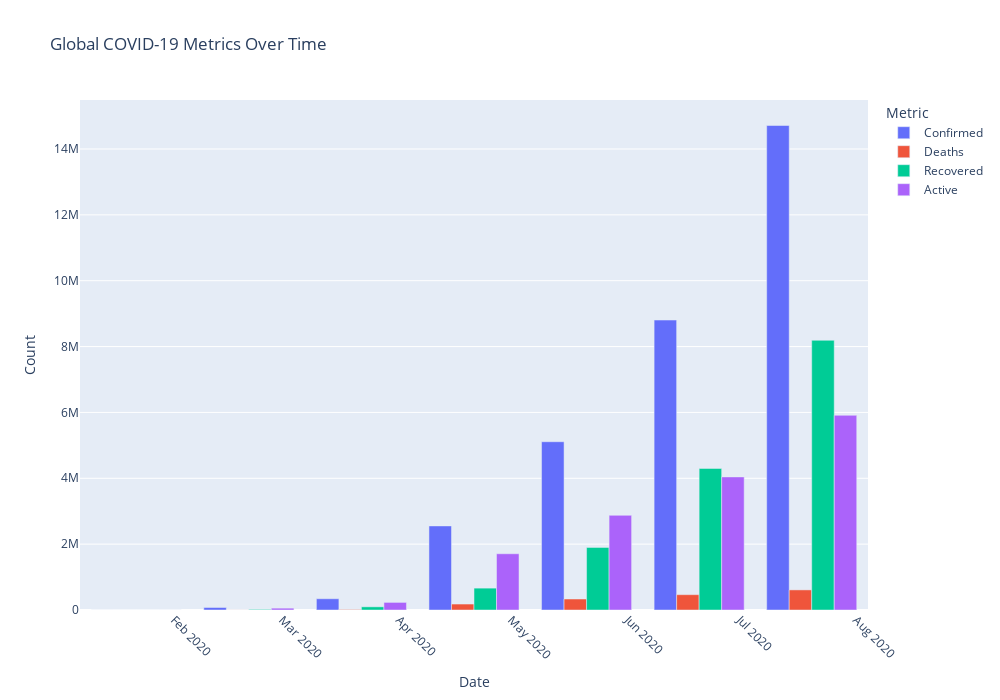

This figure's notebook cell:
### Markdown cell above
### Visualizing global data

### Code cell
import plotly.express as px

# Subset the global data for selected dates (every 30 days)
selected_dates = global_data['Date'][::30]
global_filtered = global_data[global_data['Date'].isin(selected_dates)]

global_melted_filtered = global_filtered.melt(
    id_vars='Date', value_vars=['Confirmed', 'Deaths', 'Recovered', 'Active'],
    var_name='Metric', value_name='Count'
)

fig_global = px.bar(
    global_melted_filtered,
    x='Date',
    y='Count',
    color='Metric',
    barmode='group',
    title='Global COVID-19 Metrics Over Time',
    labels={'Date': 'Date', 'Count': 'Count'},
    template='plotly'
)

fig_global.update_layout(
    xaxis_title='Date',
    yaxis_title='Count',
    legend_title='Metric',
    xaxis_tickangle=45,
    width=1000,  # Set width
    height=700,  # Set height
)

fig_global.show()

### Figure 1 — Plotly figure (JSON) as saved in the notebook; plotly's stock layout.template omitted (floating-point values rounded to 4 significant figures)
{"data": [{"alignmentgroup": "True", "hovertemplate": "Metric=Confirmed<br>Date=%{x}<br>Count=%{y}<extra></extra>", "legendgroup": "Confirmed", "marker": {"color": "#636efa", "pattern": {"shape": ""}}, "name": "Confirmed", "offsetgroup": "Confirmed", "orientation": "v", "showlegend": true, "textposition": "auto", "type": "bar", "x": ["2020-01-22T00:00:00", "2020-02-21T00:00:00", "2020-03-22T00:00:00", "2020-04-21T00:00:00", "2020-05-21T00:00:00", "2020-06-20T00:00:00", "2020-07-20T00:00:00"], "xaxis": "x", "y": [555, 76206, 341585, 2553508, 5110064, 8805336, 14713623], "yaxis": "y"}, {"alignmentgroup": "True", "hovertemplate": "Metric=Deaths<br>Date=%{x}<br>Count=%{y}<extra></extra>", "legendgroup": "Deaths", "marker": {"color": "#EF553B", "pattern": {"shape": ""}}, "name": "Deaths", "offsetgroup": "Deaths", "orientation": "v", "showlegend": true, "textposition": "auto", "type": "bar", "x": ["2020-01-22T00:00:00", "2020-02-21T00:00:00", "2020-03-22T00:00:00", "2020-04-21T00:00:00", "2020-05-21T00:00:00", "2020-06-20T00:00:00", "2020-07-20T00:00:00"], "xaxis": "x", "y": [17, 2250, 14831, 181122, 334112, 465222, 610319], "yaxis": "y"}, {"alignmentgroup": "True", "hovertemplate": "Metric=Recovered<br>Date=%{x}<br>Count=%{y}<extra></extra>", "legendgroup": "Recovered", "marker": {"color": "#00cc96", "pattern": {"shape": ""}}, "name": "Recovered", "offsetgroup": "Recovered", "orientation": "v", "showlegend": true, "textposition": "auto", "type": "bar", "x": ["2020-01-22T00:00:00", "2020-02-21T00:00:00", "2020-03-22T00:00:00", "2020-04-21T00:00:00", "2020-05-21T00:00:00", "2020-06-20T00:00:00", "2020-07-20T00:00:00"], "xaxis": "x", "y": [28, 17966, 95990, 664043, 1900768, 4298603, 8190777], "yaxis": "y"}, {"alignmentgroup": "True", "hovertemplate": "Metric=Active<br>Date=%{x}<br>Count=%{y}<extra></extra>", "legendgroup": "Active", "marker": {"color": "#ab63fa", "pattern": {"shape": ""}}, "name": "Active", "offsetgroup": "Active", "orientation": "v", "showlegend": true, "textposition": "auto", "type": "bar", "x": ["2020-01-22T00:00:00", "2020-02-21T00:00:00", "2020-03-22T00:00:00", "2020-04-21T00:00:00", "2020-05-21T00:00:00", "2020-06-20T00:00:00", "2020-07-20T00:00:00"], "xaxis": "x", "y": [510, 55990, 230764, 1708343, 2875184, 4041511, 5912527], "yaxis": "y"}], "layout": {"barmode": "group", "height": 700, "legend": {"title": {"text": "Metric"}, "tracegroupgap": 0}, "title": {"text": "Global COVID-19 Metrics Over Time"}, "width": 1000, "xaxis": {"anchor": "y", "autorange": true, "domain": [0, 1], "range": ["2020-01-07", "2020-08-04"], "tickangle": 45, "title": {"text": "Date"}, "type": "date"}, "yaxis": {"anchor": "x", "autorange": true, "domain": [0, 1], "range": [0, 15490000.0], "title": {"text": "Count"}, "type": "linear"}}}
